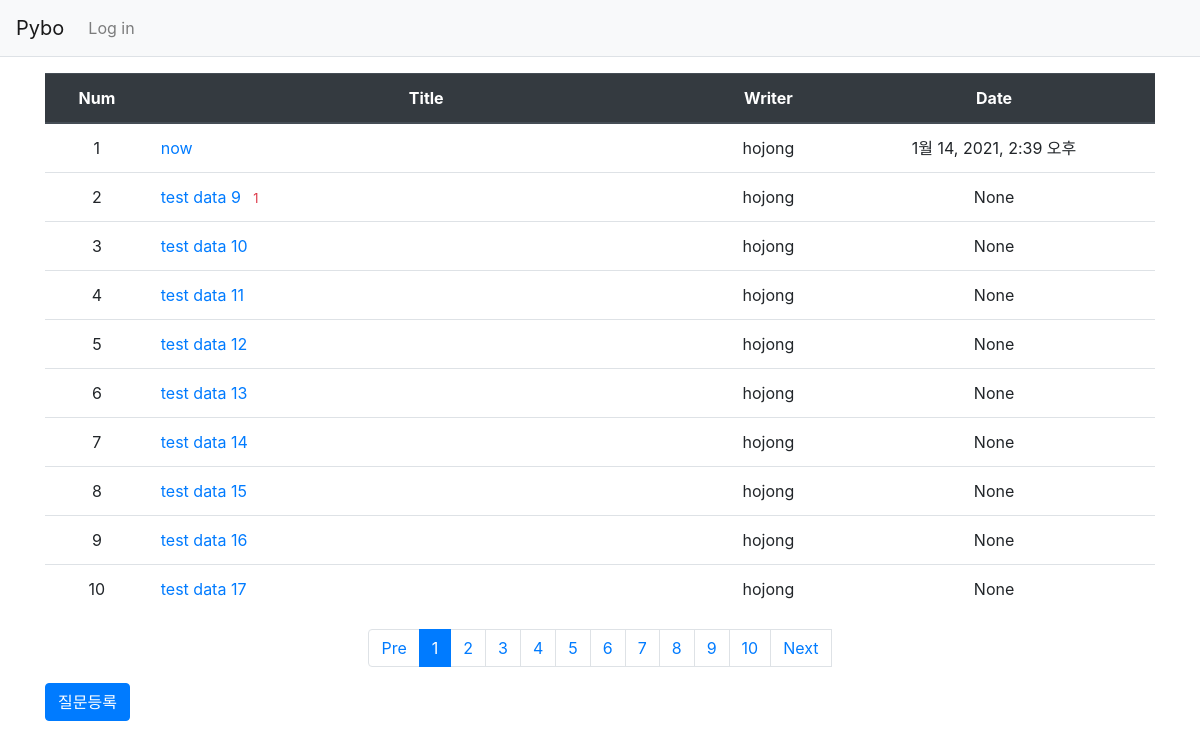
The page / on the database its author committed.
### pybo/models.py (models this page shows)
class Question(models.Model):
    title = models.CharField(max_length=200)
    content = models.TextField()
    create_date = models.DateTimeField()
    author = models.ForeignKey(User, on_delete=models.CASCADE)
    modify_date = models.DateTimeField(null=True, blank=True)

### pybo/views.py (the view)
# urls.py: path('', views.index, name='index'),
def index(request):
    page_num = request.GET.get('page', '1') # check if param exists, and return 1 if not found /pybo
    question_list = Question.objects.order_by('-create_date')
    paginator = Paginator(question_list, 10)
    page = paginator.get_page(page_num)
    start_page, end_page = set_page_range(page_num)
    context = {'question_list':page, 'start_page':start_page, 'end_page':end_page}
    return render(request, 'pybo/question_list.html', context)

### pybo/views.py (called while the page is built)
def set_page_range(page_num):
    start_page = int(((int(page_num) - 1)//10)*10 + 1)
    end_page = int(((int(page_num) - 1)//10)*10 + 10)
    return start_page, end_page

### templates/pybo/question_list.html
{% extends 'base.html' %}
{% block content %}
<div class="container my-3">
    <table class="table">
        <thead class="thead-dark">
            <tr class="text-center thead-dark">
                <th>Num</th>
                <th style="width:50%">Title</th>
                <th>Writer</th>
                <th>Date</th>
            </tr>
        </thead>
        <tbody>
            {% if question_list %}
            {% for question in question_list %}
            <tr class="text-center">
                <td>{{ forloop.counter }}</td>
                <td class="text-left">
                    <a href="{% url 'pybo:detail' question.id %}">{{question.title}}
                    {% if question.answer_set.count %}
                        <span class='text-danger small ml-2'>{{ question.answer_set.count }}</span>
                    {% endif %}
                    </a>
                </td>
                <td>{{question.author.username}}</td>
                <td>{{question.create_date}}</td>
            </tr>
            {% endfor %}
            {% else %}
            <tr>
                <td colspan='3'>질문이 없습니다.</td>
            </tr>
            {% endif %}
        </tbody>
    </table>
    <ul class='pagination justify-content-center'>
        {% if question_list.has_previous %}
            <li class='page_item'>
                <a class='page-link' href='?page={{ question_list.previous_page_number }}'>Pre</a>
            </li>
        {% else %}
            <li class='page-item'>
                <a class='page-link' tabindex="-1" aria-disabled="true" href="#">Pre</a>
            </li>
        {% endif %}
        {% for page_num in question_list.paginator.page_range %}
            {% if page_num >= start_page and page_num <= end_page %}
                {% if page_num == question_list.number %}
                    <li class='page-item active' aria-current="page">
                        <a class='page-link' href='?page={{ page_num }}'>{{ page_num }}</a>
                    </li>
                {% else %}
                    <li class='page-item'>
                        <a class='page-link' href='?page={{ page_num }}'>{{ page_num }}</a>
                    </li>
                {% endif %}
            {% endif %}
        {% endfor %}
        {% if question_list.has_next %}
            <li class='page_item'>
                <a class='page-link' href='?page={{ question_list.next_page_number }}'>Next</a>
            </li>
        {% else %}
            <li class='page_item'>
                <a class='page-link' tabindex='-1' aria-disabled='true' href='#'>Next</a>
            </li>
        {% endif %}
    </ul>
    <a href="{% url 'pybo:question_create' %}" class="btn btn-primary">질문등록</a>
</div>
{% endblock %}

### templates/base.html (shortened to what this page needs)
{% load static %}
<!doctype html>
<html lang="ko">
<head>
    <link rel="stylesheet" type="text/css" href="{% static 'bootstrap.min.css' %}">
    <link rel="stylesheet" type="text/css" href="{% static 'style.css' %}">
</head>
<body>
{% include 'navbar.html' %}
{% block content %}
{% endblock %}
</body>
</html>

### templates/navbar.html (shortened to what this page needs)
<nav class="navbar navbar-expand-lg navbar-light bg-light border-bottom">
    <a class="navbar-brand" href="{% url 'pybo:index' %}">Pybo</a>
    <div class="collapse navbar-collapse flex-grow-0" id="navbarNav">
        <ul class="navbar-nav">
            <li class="nav-item ">
                {% if user.is_authenticated %}
                    <a class="nav-link" href="{% url 'common:logout' %}">{{ user.username }}(Log out)</a>
                {% else %}
                    <a class="nav-link" href="{% url 'common:login' %}">Log in</a>
                {% endif %}
            </li>
        </ul>
    </div>
</nav>

### rows shown on the page
Question: title "now", author.username "hojong", create_date "1월 14, 2021, 2:39 오후"
Question: title "test data 9", answer_set.count "1", author.username "hojong", create_date "None"
Question: title "test data 10", author.username "hojong", create_date "None"
Question: title "test data 11", author.username "hojong", create_date "None"
Question: title "test data 12", author.username "hojong", create_date "None"
Question: title "test data 13", author.username "hojong", create_date "None"
Question: title "test data 14", author.username "hojong", create_date "None"
Question: title "test data 15", author.username "hojong", create_date "None"
Question: title "test data 16", author.username "hojong", create_date "None"
Question: title "test data 17", author.username "hojong", create_date "None"

### other values the page prints
{{ page_num }} "1"
{{ page_num }} "2" "3" "4" "5" "6" "7" "8" "9" "10"
